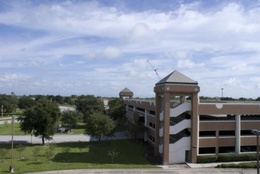
%> input picture data/zhu-003.jpg, 260 x 174 px, shrunk from 500 x 335 before the run
$ octave --eval "result = color_gradient(imread('../../data/zhu-003.jpg'));"   (GNU Octave 9; MATLAB toolbox functions it lacks are replaced by stand-ins)
%> lines starting %> are read from the running program, lines starting %| are printed output that depends on the picture
### code/MATLAB_codes/sobeledge.m
function [solution3,Gx,Gy]=sobeledge(image)
I=image;
%disp('Hello');
%declaring padded image
for i=1:size(I,1)+2
    for j=1:size(I,2)+2
        nI(i,j)=0;
    end
end
%> nI: size 176x262 double; every value is 0

%padding(duplicating) the border values and declaring the output
for i=1:size(I,1)
    for j=1:size(I,2)
        nI(i+1,j+1)=I(i,j);
        if i==1 || i==size(I,1)|| j==1 || j==size(I,2)
            nI(i,j)=I(i,j);
        end
        solution3(i,j)=0;
    end
end
%> solution3: size 174x260 double; every value is 0

%Applying the Sobel Mask
for i=2:size(nI,1)-1
    for j=2:size(nI,2)-1
        Gy(i-1,j-1)=-nI(i+1,j-1)+nI(i-1,j-1)-2*(nI(i+1,j)-nI(i-1,j))-nI(i+1,j+1)+nI(i-1,j+1);
        Gx(i-1,j-1)=-nI(i-1,j-1)+nI(i-1,j+1)+2*(-nI(i,j-1)+nI(i,j+1))-nI(i+1,j-1)+nI(i+1,j+1);
        solution3(i-1,j-1)=sqrt(Gx(i-1,j-1)^2+Gy(i-1,j-1)^2);
    end
end
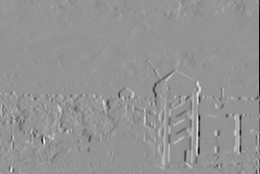
%> Gx: size 174x260 double; min -883, max 638, mean -1.6; drawn with min black and max white
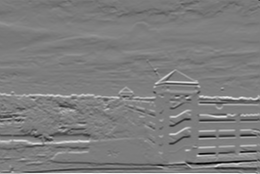
%> Gy: size 174x260 double; min -724, max 746, mean 2.3; drawn with min black and max white
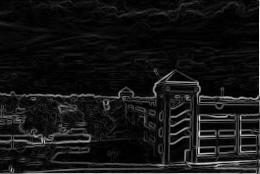
%> solution3: size 174x260 double; min 0, max 883.4, mean 74.5; drawn with min black and max white

%Scaling to 8-bit value
Gy=(Gy/max(max(Gy)))*256;
Gx=(Gx/max(max(Gx)))*256;
solution3=(solution3/max(max(solution3)))*256;

% [13 lines of commented-out code are left out]

### code/MATLAB_codes/color_gradient.m
function [out Hx Hy Ix Iy Jx Jy gradX gradY Rgrad Ggrad Bgrad]=color_gradient(in)
% computes the gradient of a color image
% Divide the image in three separate colored channel
R=double(in(:,:,1));
G=double(in(:,:,2));
B=double(in(:,:,3));
% convert the image to grayscale, this is done to find the overall gradient
% at a particular pixel of the image
x=rgb2gray(in);
% Compute the x and y component of the gradient direction as well as the the
% magnitude of the gradient for each of the three colored channels
[Rgrad Rx Ry]=sobeledge(R);
[Ggrad Gx Gy]=sobeledge(G);
%> after the loop in sobeledge (call 2), `for i=1:size(I,1)`:
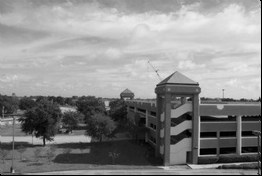
%> nI: size 176x262 double; min 0, max 239, mean 138.9
[Bgrad Bx By]=sobeledge(B);
%> after the loop in sobeledge (call 3), `for i=1:size(I,1)`:
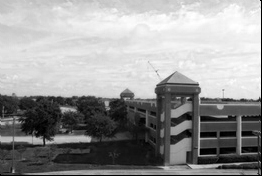
%> nI: size 176x262 double; min 0, max 255, mean 150.8
%> after the loop in sobeledge (call 3), `for i=2:size(nI,1)-1`:
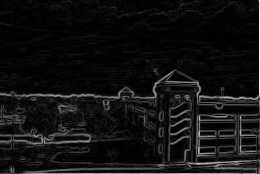
%> solution3: size 174x260 double; min 0, max 1006.2, mean 72.2; drawn with min black and max white
[zx xx xy]=sobeledge(x);

% apply canny edge detection algorithm to filter out the candidate shadow
% edge pixels
out=edge(x,'canny');
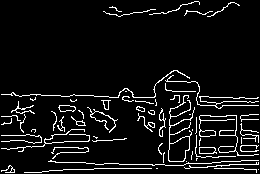
%> out: size 174x260 logical; 7.2% white in thin lines or dots

% assing values to the return variables

Hx = Rx;
Hy = Ry;


Ix = Gx;
Iy = Gy;
%

Jx = Bx;
Jy = By;

gradX = xx;
gradY = xy ;

%out=sqrt(Rx.*Rx+Ry.*Ry+Gx.*Gx+Gy.*Gy+Bx.*Bx+By.*By+eps);
